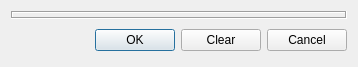
<?xml version="1.0" encoding="UTF-8"?>
<ui version="4.0">
 <class>RadicalDialogUI</class>
 <widget class="QDialog" name="RadicalDialogUI">
  <property name="geometry">
   <rect>
    <x>0</x>
    <y>0</y>
    <width>358</width>
    <height>67</height>
   </rect>
  </property>
  <property name="windowTitle">
   <string>Radical table</string>
  </property>
  <property name="modal">
   <bool>true</bool>
  </property>
  <layout class="QVBoxLayout" name="verticalLayout">
   <item>
    <widget class="QFrame" name="frame">
     <property name="frameShape">
      <enum>QFrame::Box</enum>
     </property>
     <property name="frameShadow">
      <enum>QFrame::Sunken</enum>
     </property>
    </widget>
   </item>
   <item>
    <layout class="QHBoxLayout">
     <property name="spacing">
      <number>6</number>
     </property>
     <property name="margin">
      <number>0</number>
     </property>
     <item>
      <spacer>
       <property name="orientation">
        <enum>Qt::Horizontal</enum>
       </property>
       <property name="sizeHint" stdset="0">
        <size>
         <width>131</width>
         <height>31</height>
        </size>
       </property>
      </spacer>
     </item>
     <item>
      <widget class="QPushButton" name="okButton">
       <property name="text">
        <string>OK</string>
       </property>
      </widget>
     </item>
     <item>
      <widget class="QPushButton" name="clearButton">
       <property name="text">
        <string>Clear</string>
       </property>
      </widget>
     </item>
     <item>
      <widget class="QPushButton" name="cancelButton">
       <property name="text">
        <string>Cancel</string>
       </property>
      </widget>
     </item>
    </layout>
   </item>
  </layout>
 </widget>
 <resources>
  <include location="../wynn/res/mainform.qrc"/>
 </resources>
 <connections>
  <connection>
   <sender>okButton</sender>
   <signal>clicked()</signal>
   <receiver>RadicalDialogUI</receiver>
   <slot>accept()</slot>
   <hints>
    <hint type="sourcelabel">
     <x>278</x>
     <y>253</y>
    </hint>
    <hint type="destinationlabel">
     <x>96</x>
     <y>254</y>
    </hint>
   </hints>
  </connection>
  <connection>
   <sender>cancelButton</sender>
   <signal>clicked()</signal>
   <receiver>RadicalDialogUI</receiver>
   <slot>reject()</slot>
   <hints>
    <hint type="sourcelabel">
     <x>369</x>
     <y>253</y>
    </hint>
    <hint type="destinationlabel">
     <x>179</x>
     <y>282</y>
    </hint>
   </hints>
  </connection>
 </connections>
</ui>
